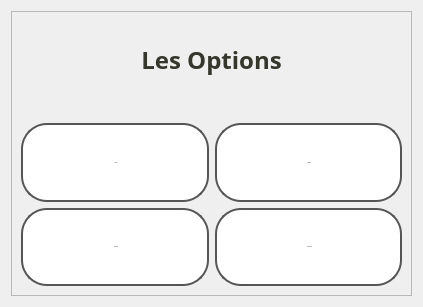
<?xml version="1.0" encoding="UTF-8"?>
<ui version="4.0">
 <class>options</class>
 <widget class="QDialog" name="options">
  <property name="geometry">
   <rect>
    <x>0</x>
    <y>0</y>
    <width>423</width>
    <height>307</height>
   </rect>
  </property>
  <property name="windowTitle">
   <string>Les options</string>
  </property>
  <property name="windowIcon">
   <iconset resource="resource.qrc">
    <normaloff>:/img_file/options.png</normaloff>:/img_file/options.png</iconset>
  </property>
  <property name="styleSheet">
   <string notr="true"/>
  </property>
  <layout class="QGridLayout" name="gridLayout">
   <item row="0" column="0">
    <layout class="QVBoxLayout" name="verticalLayout_2">
     <item>
      <widget class="QFrame" name="frame">
       <property name="maximumSize">
        <size>
         <width>541</width>
         <height>16777215</height>
        </size>
       </property>
       <property name="layoutDirection">
        <enum>Qt::LeftToRight</enum>
       </property>
       <property name="autoFillBackground">
        <bool>false</bool>
       </property>
       <property name="styleSheet">
        <string notr="true"/>
       </property>
       <property name="frameShape">
        <enum>QFrame::StyledPanel</enum>
       </property>
       <property name="frameShadow">
        <enum>QFrame::Raised</enum>
       </property>
       <layout class="QVBoxLayout" name="verticalLayout">
        <item>
         <spacer name="verticalSpacer">
          <property name="orientation">
           <enum>Qt::Vertical</enum>
          </property>
          <property name="sizeType">
           <enum>QSizePolicy::Fixed</enum>
          </property>
          <property name="sizeHint" stdset="0">
           <size>
            <width>7</width>
            <height>22</height>
           </size>
          </property>
         </spacer>
        </item>
        <item>
         <widget class="QLabel" name="label_2">
          <property name="sizePolicy">
           <sizepolicy hsizetype="Preferred" vsizetype="Fixed">
            <horstretch>0</horstretch>
            <verstretch>0</verstretch>
           </sizepolicy>
          </property>
          <property name="font">
           <font>
            <family>Agency FB</family>
            <pointsize>7</pointsize>
            <bold>true</bold>
           </font>
          </property>
          <property name="toolTip">
           <string>&lt;html&gt;&lt;head/&gt;&lt;body&gt;&lt;p align=&quot;center&quot;&gt;&lt;span style=&quot; font-size:26pt; font-weight:700; color:#0055ff;&quot;&gt;Les Options&lt;/span&gt;&lt;/p&gt;&lt;/body&gt;&lt;/html&gt;</string>
          </property>
          <property name="text">
           <string>&lt;html&gt;&lt;head/&gt;&lt;body&gt;&lt;p align=&quot;center&quot;&gt;&lt;span style=&quot; font-size:18pt; font-weight:700; color:#35362c;&quot;&gt;Les Options&lt;/span&gt;&lt;/p&gt;&lt;/body&gt;&lt;/html&gt;</string>
          </property>
         </widget>
        </item>
        <item>
         <spacer name="verticalSpacer_2">
          <property name="orientation">
           <enum>Qt::Vertical</enum>
          </property>
          <property name="sizeType">
           <enum>QSizePolicy::Fixed</enum>
          </property>
          <property name="sizeHint" stdset="0">
           <size>
            <width>20</width>
            <height>40</height>
           </size>
          </property>
         </spacer>
        </item>
        <item>
         <layout class="QVBoxLayout" name="verticalLayout_3">
          <item>
           <layout class="QHBoxLayout" name="horizontalLayout_2">
            <item>
             <widget class="QPushButton" name="filiers">
              <property name="enabled">
               <bool>true</bool>
              </property>
              <property name="sizePolicy">
               <sizepolicy hsizetype="Minimum" vsizetype="Preferred">
                <horstretch>0</horstretch>
                <verstretch>0</verstretch>
               </sizepolicy>
              </property>
              <property name="font">
               <font>
                <family>Helvetica Neue</family>
                <pointsize>-1</pointsize>
                <italic>false</italic>
                <bold>false</bold>
                <kerning>true</kerning>
               </font>
              </property>
              <property name="cursor">
               <cursorShape>PointingHandCursor</cursorShape>
              </property>
              <property name="statusTip">
               <string/>
              </property>
              <property name="whatsThis">
               <string/>
              </property>
              <property name="accessibleName">
               <string/>
              </property>
              <property name="layoutDirection">
               <enum>Qt::LeftToRight</enum>
              </property>
              <property name="autoFillBackground">
               <bool>false</bool>
              </property>
              <property name="styleSheet">
               <string notr="true">/* Style pour le bouton Filiers - Style moderne d'entreprise */
#filiers {
    background: #ffffff; /* Fond blanc */
    color: #333333; /* Texte gris foncé */
    padding: 15px 25px; /* Espacement autour du texte */
    border: 2px solid #555555; /* Contour gris foncé */
    border-radius: 26px; /* Coins arrondis */
    font: 16px &quot;Helvetica Neue&quot;, sans-serif; /* Police sans-serif moderne */
    cursor: pointer; /* Curseur pointer au survol */
    transition: background 0.3s ease, color 0.3s ease, border-color 0.3s ease; /* Animation de transition sur la couleur de fond, la couleur du texte et la couleur du contour */
}

/* Effet de survol pour le bouton Filiers */
#filiers:hover {
    background: #f1f1f1; /* Fond légèrement plus foncé au survol */
    color: #555555; /* Texte gris un peu plus clair au survol */
    border-color: #777777; /* Contour gris plus clair au survol */
}

/* Effet de pression pour le bouton Filiers */
#filiers:active {
    background: #e6e6e6; /* Fond légèrement plus foncé lorsqu'appuyé */
    box-shadow: 0 4px 6px rgba(0, 0, 0, 0.1); /* Légère ombre lorsqu'appuyé */
    transform: translateY(2px); /* Légère translation vers le bas pour l'effet de pression */
}
</string>
              </property>
              <property name="text">
               <string>            Filiers     </string>
              </property>
              <property name="icon">
               <iconset resource="resource.qrc">
                <normaloff>:/img_file/modules.png</normaloff>:/img_file/modules.png</iconset>
              </property>
              <property name="checkable">
               <bool>true</bool>
              </property>
              <property name="checked">
               <bool>true</bool>
              </property>
              <property name="autoRepeat">
               <bool>false</bool>
              </property>
              <property name="autoExclusive">
               <bool>false</bool>
              </property>
              <property name="autoDefault">
               <bool>false</bool>
              </property>
              <property name="default">
               <bool>false</bool>
              </property>
              <property name="flat">
               <bool>false</bool>
              </property>
             </widget>
            </item>
            <item>
             <widget class="QPushButton" name="note">
              <property name="sizePolicy">
               <sizepolicy hsizetype="Minimum" vsizetype="Preferred">
                <horstretch>0</horstretch>
                <verstretch>0</verstretch>
               </sizepolicy>
              </property>
              <property name="font">
               <font>
                <family>Helvetica Neue</family>
                <pointsize>-1</pointsize>
                <italic>false</italic>
                <bold>false</bold>
               </font>
              </property>
              <property name="cursor">
               <cursorShape>PointingHandCursor</cursorShape>
              </property>
              <property name="styleSheet">
               <string notr="true">/* Style pour le bouton Filiers - Style moderne d'entreprise */
#note {
    background: #ffffff; /* Fond blanc */
    color: #333333; /* Texte gris foncé */
    padding: 15px 25px; /* Espacement autour du texte */
    border: 2px solid #555555; /* Contour gris foncé */
    border-radius: 26px; /* Coins arrondis */
    font: 16px &quot;Helvetica Neue&quot;, sans-serif; /* Police sans-serif moderne */
    cursor: pointer; /* Curseur pointer au survol */
    transition: background 0.3s ease, color 0.3s ease, border-color 0.3s ease; /* Animation de transition sur la couleur de fond, la couleur du texte et la couleur du contour */
}

/* Effet de survol pour le bouton Filiers */
#note:hover {
    background: #f1f1f1; /* Fond légèrement plus foncé au survol */
    color: #555555; /* Texte gris un peu plus clair au survol */
    border-color: #777777; /* Contour gris plus clair au survol */
}

/* Effet de pression pour le bouton Filiers */
#note:active {
    background: #e6e6e6; /* Fond légèrement plus foncé lorsqu'appuyé */
    box-shadow: 0 4px 6px rgba(0, 0, 0, 0.1); /* Légère ombre lorsqu'appuyé */
    transform: translateY(2px); /* Légère translation vers le bas pour l'effet de pression */
}</string>
              </property>
              <property name="text">
               <string>          Emplois    </string>
              </property>
              <property name="icon">
               <iconset resource="resource.qrc">
                <normaloff>:/img_file/time.png</normaloff>:/img_file/time.png</iconset>
              </property>
             </widget>
            </item>
           </layout>
          </item>
          <item>
           <layout class="QHBoxLayout" name="horizontalLayout">
            <item>
             <widget class="QPushButton" name="etudiant">
              <property name="sizePolicy">
               <sizepolicy hsizetype="Minimum" vsizetype="Preferred">
                <horstretch>0</horstretch>
                <verstretch>0</verstretch>
               </sizepolicy>
              </property>
              <property name="font">
               <font>
                <family>Helvetica Neue</family>
                <pointsize>-1</pointsize>
                <italic>false</italic>
                <bold>false</bold>
               </font>
              </property>
              <property name="cursor">
               <cursorShape>PointingHandCursor</cursorShape>
              </property>
              <property name="styleSheet">
               <string notr="true">/* Style pour le bouton Filiers - Style moderne d'entreprise */
#etudiant {
    background: #ffffff; /* Fond blanc */
    color: #333333; /* Texte gris foncé */
    padding: 15px 25px; /* Espacement autour du texte */
    border: 2px solid #555555; /* Contour gris foncé */
    border-radius: 26px; /* Coins arrondis */
    font: 16px &quot;Helvetica Neue&quot;, sans-serif; /* Police sans-serif moderne */
    cursor: pointer; /* Curseur pointer au survol */
    transition: background 0.3s ease, color 0.3s ease, border-color 0.3s ease; /* Animation de transition sur la couleur de fond, la couleur du texte et la couleur du contour */
}

/* Effet de survol pour le bouton Filiers */
#etudiant:hover {
    background: #f1f1f1; /* Fond légèrement plus foncé au survol */
    color: #555555; /* Texte gris un peu plus clair au survol */
    border-color: #777777; /* Contour gris plus clair au survol */
}

/* Effet de pression pour le bouton Filiers */
#etudiant:active {
    background: #e6e6e6; /* Fond légèrement plus foncé lorsqu'appuyé */
    box-shadow: 0 4px 6px rgba(0, 0, 0, 0.1); /* Légère ombre lorsqu'appuyé */
    transform: translateY(2px); /* Légère translation vers le bas pour l'effet de pression */
}
</string>
              </property>
              <property name="text">
               <string>           Etudiant   </string>
              </property>
              <property name="icon">
               <iconset resource="resource.qrc">
                <normaloff>:/img_file/student.png</normaloff>:/img_file/student.png</iconset>
              </property>
             </widget>
            </item>
            <item>
             <widget class="QPushButton" name="prof">
              <property name="sizePolicy">
               <sizepolicy hsizetype="Minimum" vsizetype="Preferred">
                <horstretch>0</horstretch>
                <verstretch>0</verstretch>
               </sizepolicy>
              </property>
              <property name="font">
               <font>
                <family>Helvetica Neue</family>
                <pointsize>-1</pointsize>
                <italic>false</italic>
                <bold>false</bold>
               </font>
              </property>
              <property name="cursor">
               <cursorShape>PointingHandCursor</cursorShape>
              </property>
              <property name="styleSheet">
               <string notr="true">/* Style pour le bouton Filiers - Style moderne d'entreprise */
#prof {
    background: #ffffff; /* Fond blanc */
    color: #333333; /* Texte gris foncé */
    padding: 15px 25px; /* Espacement autour du texte */
    border: 2px solid #555555; /* Contour gris foncé */
    border-radius: 26px; /* Coins arrondis */
    font: 16px &quot;Helvetica Neue&quot;, sans-serif; /* Police sans-serif moderne */
    cursor: pointer; /* Curseur pointer au survol */
    transition: background 0.3s ease, color 0.3s ease, border-color 0.3s ease; /* Animation de transition sur la couleur de fond, la couleur du texte et la couleur du contour */
}

/* Effet de survol pour le bouton Filiers */
#prof:hover {
    background: #f1f1f1; /* Fond légèrement plus foncé au survol */
    color: #555555; /* Texte gris un peu plus clair au survol */
    border-color: #777777; /* Contour gris plus clair au survol */
}

/* Effet de pression pour le bouton Filiers */
#prof:active {
    background: #e6e6e6; /* Fond légèrement plus foncé lorsqu'appuyé */
    box-shadow: 0 4px 6px rgba(0, 0, 0, 0.1); /* Légère ombre lorsqu'appuyé */
    transform: translateY(2px); /* Légère translation vers le bas pour l'effet de pression */
}</string>
              </property>
              <property name="text">
               <string>         Professeur</string>
              </property>
              <property name="icon">
               <iconset resource="resource.qrc">
                <normaloff>:/img_file/teacher.png</normaloff>:/img_file/teacher.png</iconset>
              </property>
             </widget>
            </item>
           </layout>
          </item>
         </layout>
        </item>
       </layout>
      </widget>
     </item>
    </layout>
   </item>
  </layout>
 </widget>
 <resources>
  <include location="resource.qrc"/>
 </resources>
 <connections/>
</ui>
